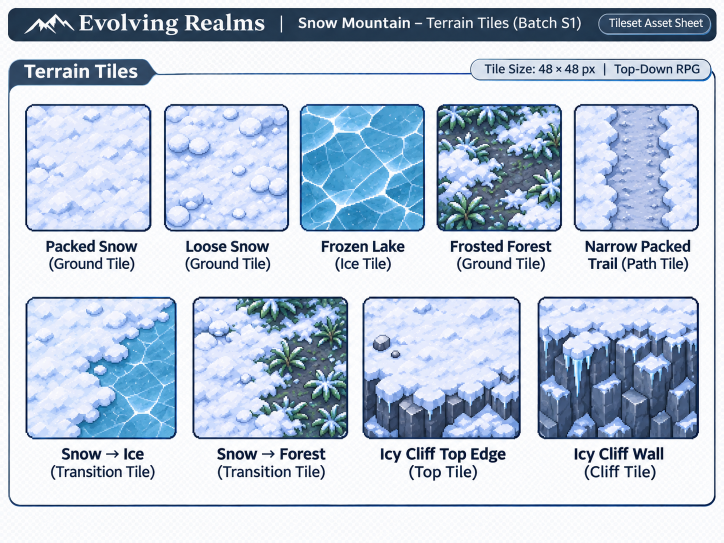
#> input picture assets/sources/EvolvingRealms_Batch_S1/terrain/S1_terrain_sheet.png, 1448 x 1086 px (shown at 1/2 size); the run also reads 1 picture not shown here
$ python build_snow_s1.py
#> lines starting #> are read from the running program, lines starting #| are printed output that depends on the picture; after the words box and inside, x2 and y2 are one past the last pixel; in counts of white or black regions, pixels touching at a corner belong together
### tools/art/sheet_tools.py
"""Small helpers for slicing AI-generated source sheets into game-ready pixel sprites.

Dev-only (Pillow, numpy, scipy). The game never runs Python: outputs are committed PNGs.
"""
from __future__ import annotations

import numpy as np
from PIL import Image, ImageFilter
from scipy import ndimage

ALPHA_CUT = 128


def load(path) -> np.ndarray:
    return np.array(Image.open(path).convert("RGBA"))


# [56 lines left out: functions components, _split_wide, cut, is_glow, not called in this run]


def foot_anchor(part: np.ndarray, glow_filter: bool) -> tuple[float, float]:
    body = part[..., 3] > ALPHA_CUT
    if glow_filter:
        body &= ~is_glow(part)
    labels, count = ndimage.label(body)
    if count > 1:  # Largest blob is the body; slash arcs and leaves are ignored.
        sizes = ndimage.sum(body, labels, range(1, count + 1))
        body = labels == (int(np.argmax(sizes)) + 1)
    ys, xs = np.nonzero(body)
    bottom = ys.max()
    low = ys >= bottom - (bottom - ys.min()) * 0.3
    return float(xs[low].mean()), float(bottom)


def downscale(part: np.ndarray, scale: float) -> Image.Image:
    """Area-average downscale on premultiplied colour, then a hard alpha edge so the
    result reads as crisp pixel art instead of a blurry painting."""
    h, w = part.shape[:2]
    size = (max(1, round(w * scale)), max(1, round(h * scale)))
    rgba = part.astype(np.float32) / 255.0
    rgba[..., :3] *= rgba[..., 3:4]
    channels = [Image.fromarray((rgba[..., i] * 255).astype(np.uint8)).resize(size, Image.BOX) for i in range(4)]
    out = np.stack([np.array(c, dtype=np.float32) / 255.0 for c in channels], axis=-1)
    alpha = out[..., 3:4]
    color = np.where(alpha > 0.001, out[..., :3] / np.maximum(alpha, 0.001), 0)
    solid = alpha[..., 0] > 0.5
    result = np.zeros(out.shape, dtype=np.uint8)
    result[..., :3] = np.clip(color * 255, 0, 255).astype(np.uint8)
    result[..., 3] = np.where(solid, 255, 0)
    image = Image.fromarray(result, "RGBA")
    sharp = image.filter(ImageFilter.UnsharpMask(radius=1, percent=60, threshold=2))
    sharp.putalpha(image.getchannel("A"))
    return sharp


# [7 lines left out: function outline, not called in this run]


def place(canvas: Image.Image, sprite: Image.Image, anchor_canvas, anchor_sprite) -> None:
    x = round(anchor_canvas[0] - anchor_sprite[0])
    y = round(anchor_canvas[1] - anchor_sprite[1])
    canvas.alpha_composite(sprite, (max(0, x), max(0, y)), (max(0, -x), max(0, -y)))


# [85 lines left out: functions split_band, defringe, split_touching, not called in this run]

### tools/art/build_snow_s1.py
"""Builds game art for Snow Mountain from Batch S1 presentation boards.

    .venv/Scripts/python.exe tools/art/build_snow_s1.py

Inputs : assets/sources/EvolvingRealms_Batch_S1 (originals, never edited; RGB boards with
         labels, panel borders and near-white backgrounds, no alpha)
Outputs: assets/game/snow/** PNGs + assets/game/snow/snow_s1_index.json (read by
         src/world/art.gd on top of art_index.json) + .tools/snow_s1_review.png (review)
Separate from build_assets.py so Batch 01/02 outputs are never regenerated.

S1 is a style proof, not an engine-ready sheet. What this script derives (documented in
docs/lands/SNOW_MOUNTAIN_STAGE_D.md): ground tiles are made seamless here (wrapped
cross-fade, variants share the base's edge band); sprite backgrounds are removed by a
flood fill from the crop border; the snow wolf has only front idle/walk, one side, one
back and a left-facing attack, so left/right/up reuse single poses and death is a
squashed, dimmed side pose. Frozen ground/scree has no S1 art and stays a placeholder.
"""
from __future__ import annotations

import json
import sys
from pathlib import Path

import numpy as np
from PIL import Image
from scipy import ndimage

sys.path.insert(0, str(Path(__file__).parent))
from sheet_tools import downscale, foot_anchor, place  # noqa: E402

ROOT = Path(__file__).resolve().parents[2]
SRC = ROOT / "assets/sources/EvolvingRealms_Batch_S1"
OUT = ROOT / "assets/game/snow"
TILE = 40
PROP_CELL = 96 # Preserve pine tip gutter and ground anchor; 80 forced a 5px downward shift.
SHEETS = {
    "terrain": SRC / "terrain/S1_terrain_sheet.png",
    "props": SRC / "props/S1_props_sheet.png",
    "shelter": SRC / "shelter/S1_shelter_sheet.png",
    "wolf": SRC / "creatures/S1_snow_wolf_sheet.png",
}
# Ground: kind -> [(box y0, x0, y1, x1), flip, weight]; boxes are inside each tile's frame.
# The first entry of a kind is its seam base; "x" = seamless horizontally only (wall faces).
GROUND = {
    "snow": [((218, 61, 453, 292), "", 8), ((218, 61, 453, 292), "h", 4), ((218, 338, 453, 568), "", 3), ((218, 338, 453, 568), "v", 2)],
    "ice": [((218, 610, 453, 840), "", 5), ((218, 610, 453, 840), "h", 3), ((218, 610, 453, 840), "v", 2)],
    "taiga": [((218, 883, 453, 1114), "", 5), ((218, 883, 453, 1114), "h", 3), ((218, 883, 453, 1114), "v", 2)],
    "trail": [((222, 1222, 450, 1322), "", 5), ((222, 1222, 450, 1322), "v", 3)],
    "cliff": [((603, 1085, 868, 1387), "", 5), ((603, 1085, 868, 1387), "h", 3)],
    "cliff_face": [((700, 735, 868, 1031), "x", 5), ((700, 735, 868, 1031), "xh", 3)],
    "floor": [((602, 645, 718, 765), "", 5), ((602, 645, 718, 765), "h", 2)],
    "timber": [((900, 772, 990, 862), "x", 5)],
}
# Props (96 px cells with pine-tip gutters): name -> (sheet, box, target width, kind, weight).
PROPS = {
    "snow_pine": ("props", (176, 105, 546, 445), 56, "pine", 5),
    "windbreak_rock": ("props", (266, 525, 525, 923), 44, "rock_snow", 3),
}
ROCK_KINDS = ["rock_snow", "rock_taiga", "rock_frozen", "rock_cliff"]
OBJECTS = {  # name -> (sheet, box, target width)
    "frozen_shrub": ("props", (683, 814, 910, 1101), 34),
    "resin_stump": ("props", (729, 323, 910, 606), 34),
    "snow_supply": ("props", (240, 988, 529, 1374), 40),
    "snow_barrel": ("shelter", (531, 1038, 615, 1118), 24),
    "snow_crate": ("shelter", (533, 1177, 615, 1267), 26),
}
PLACES = {
    "lean_to": ("shelter", (147, 27, 360, 368), 92),
    "snow_hut": ("shelter", (134, 700, 390, 979), 84),
    "fallen_pine": ("shelter", (530, 1300, 613, 1412), 44),
    "relay_locker": ("props", (240, 988, 529, 1374), 46),
    "cairn_stones": ("props", (266, 525, 525, 923), 40),
    "camp_fire": ("shelter", (669, 1156, 766, 1272), 34),
}
WOLF = {
    "scale": 0.25, "canvas": (84, 76), "anchor": (42, 69),
    "bands": {"idle": (462, 200, 655, 900), "walk": (650, 200, 845, 900), "attack": (845, 200, 1050, 900)},
    "views": {"side": (177, 712, 318, 905), "back": (149, 941, 328, 1029)},
}


def board(key: str) -> np.ndarray:
    return np.array(Image.open(SHEETS[key]).convert("RGB")).astype(np.int16)


def cut_sprite(rgb: np.ndarray, box, tol: int = 16) -> np.ndarray:
    """RGBA sprite from a board crop: the near-white background connected to the crop
    border becomes transparent (snow inside dark outlines stays), largest blob kept."""
    y0, x0, y1, x1 = box
    part = rgb[y0:y1, x0:x1]
    edge = np.concatenate([part[0], part[-1], part[:, 0], part[:, -1]])
    bg = np.median(edge, axis=0)
    near = np.abs(part - bg).max(axis=2) <= tol
    labels, _ = ndimage.label(near)
    border = set(np.unique(np.concatenate([labels[0], labels[-1], labels[:, 0], labels[:, -1]]))) - {0}
    background = np.isin(labels, list(border))
    solid = ~background
    lab, count = ndimage.label(solid)
    if count > 1:
        sizes = ndimage.sum(solid, lab, range(1, count + 1))
        big = int(np.argmax(sizes)) + 1
        keep = lab == big
        for i in range(1, count + 1):  # Keep detached parts that are not tiny specks.
            if i != big and sizes[i - 1] > sizes.max() * 0.04:
                keep |= lab == i
        solid = keep
    rgba = np.zeros(part.shape[:2] + (4,), dtype=np.uint8)
    rgba[..., :3] = part.clip(0, 255)
    rgba[..., 3] = np.where(solid, 255, 0)
    ys, xs = np.nonzero(solid)
    return rgba[ys.min():ys.max() + 1, xs.min():xs.max() + 1]


def sprite(key: str, box, width: int) -> Image.Image:
    part = cut_sprite(board(key), box)
    return downscale(part, width / part.shape[1])


def _cross(axis_len: int, band: float) -> np.ndarray:
    d = np.minimum(np.arange(axis_len), axis_len - 1 - np.arange(axis_len)) / (axis_len * band)
    d = np.clip(d, 0, 1)
    return d * d * (3 - 2 * d)


def seamless(img: np.ndarray, x_only: bool = False) -> np.ndarray:
    """Wrapped cross-fade: edges come from the half-rolled copy, so the tile repeats."""
    rolled = np.roll(img, (0 if x_only else TILE // 2, TILE // 2), axis=(0, 1))
    wx = _cross(TILE, 0.3)[None, :]
    wy = np.ones((TILE, 1)) if x_only else _cross(TILE, 0.3)[:, None]
    w = (wx * wy)[..., None]
    result = img * w + rolled * (1 - w)
    # A rolled cross-fade alone does not make opposite edge pixels agree.
    # Blend three pixel bands toward a common boundary; preserve the interior.
    for axis in ([1] if x_only else [1, 0]):
        line = (np.take(result, 0, axis=axis) + np.take(result, -1, axis=axis)) * 0.5
        for offset, strength in enumerate((1.0, 0.5, 0.2)):
            for at in (offset, TILE - 1 - offset):
                sl = [slice(None)] * 3
                sl[axis] = at
                result[tuple(sl)] = result[tuple(sl)] * (1 - strength) + line * strength
    return result


def ground_tile(key: str, box, mode: str) -> np.ndarray:
    y0, x0, y1, x1 = box
    crop = Image.fromarray(board(key)[y0:y1, x0:x1].clip(0, 255).astype(np.uint8))
    img = np.array(crop.resize((TILE, TILE), Image.BOX)).astype(np.float32)
    if "h" in mode:
        img = img[:, ::-1]
    if "v" in mode:
        img = img[::-1]
    return seamless(img, "x" in mode)


def build_ground() -> tuple[dict, Image.Image]:
    columns = max(len(v) for v in GROUND.values())
    atlas = Image.new("RGBA", (TILE * columns, TILE * len(GROUND)))
    table = {}
    edge = _cross(TILE, 0.18)
    for row, (kind, entries) in enumerate(GROUND.items()):
        base = None
        table[kind] = []
        for col, (box, mode, weight) in enumerate(entries):
            key = "shelter" if kind == "floor" or kind == "timber" else "terrain"
            img = ground_tile(key, box, mode)
            if base is None:
                base = img
            else:  # Variants share the base's edge band: any two join seamlessly.
                mask = (edge[None, :] * (np.ones((TILE, 1)) if "x" in mode else edge[:, None]))[..., None]
                img = base * (1 - mask) + img * mask
            rgba = np.dstack([img.clip(0, 255).astype(np.uint8), np.full((TILE, TILE), 255, np.uint8)])
            atlas.paste(Image.fromarray(rgba, "RGBA"), (col * TILE, row * TILE))
            table[kind].append([col, row, weight])
    return table, atlas


def shadow(width: int, height: int, alpha: int = 70) -> Image.Image:
    ys, xs = np.mgrid[0:height, 0:width]
    inside = ((xs + 0.5 - width / 2) / (width / 2)) ** 2 + ((ys + 0.5 - height / 2) / (height / 2)) ** 2 <= 1
    a = np.zeros((height, width, 4), dtype=np.uint8)
    a[..., 3] = np.where(inside, alpha, 0)
    return Image.fromarray(a, "RGBA")


def build_props() -> tuple[dict, Image.Image]:
    names = list(PROPS)
    atlas = Image.new("RGBA", (PROP_CELL * len(names), PROP_CELL))
    table = {"atlas": "snow/props.png", "cell": PROP_CELL}
    for i, name in enumerate(names):
        key, box, width, kind, weight = PROPS[name]
        spr = sprite(key, box, width)
        cell = Image.new("RGBA", (PROP_CELL, PROP_CELL))
        bottom = PROP_CELL // 2 + TILE // 2 - (2 if kind.startswith("rock") else 4)
        sh = shadow(int(spr.width * 0.85), max(6, spr.width // 3))
        cell.alpha_composite(sh, ((PROP_CELL - sh.width) // 2 + 3, bottom - sh.height + 3))
        cell.alpha_composite(spr, ((PROP_CELL - spr.width) // 2, max(0, bottom - spr.height)))
        atlas.paste(cell, (i * PROP_CELL, 0))
        kinds = ROCK_KINDS if kind == "rock_snow" else [kind]
        for k in kinds:
            table.setdefault(k, []).append([i, weight])
    return table, atlas


def frames_in(rgb: np.ndarray, band) -> list:
    """Frames of one animation row: background removed, blobs sorted by x."""
    y0, x0, y1, x1 = band
    part = cut_sprite_multi(rgb, band)
    labels, count = ndimage.label(part[..., 3] > 0)
    out = []
    for sl in ndimage.find_objects(labels):
        if (sl[0].stop - sl[0].start) * (sl[1].stop - sl[1].start) < 3000:
            continue
        frame = part[sl].copy()
        out.append((sl[1].start, frame))
    return [f for _, f in sorted(out, key=lambda t: t[0])]


def cut_sprite_multi(rgb: np.ndarray, band, tol: int = 16) -> np.ndarray:
    y0, x0, y1, x1 = band
    part = rgb[y0:y1, x0:x1]
    edge = np.concatenate([part[0], part[-1], part[:, 0], part[:, -1]])
    bg = np.median(edge, axis=0)
    near = np.abs(part - bg).max(axis=2) <= tol
    labels, _ = ndimage.label(near)
    border = set(np.unique(np.concatenate([labels[0], labels[-1], labels[:, 0], labels[:, -1]]))) - {0}
    solid = ~np.isin(labels, list(border))
    solid = ndimage.binary_opening(solid, iterations=1)
    lab, count = ndimage.label(solid)
    sizes = ndimage.sum(solid, lab, range(1, count + 1)) if count else []
    for i, size in enumerate(sizes, start=1):  # Drop numbers, rules and specks.
        if size < 2500:
            solid[lab == i] = False
    rgba = np.zeros(part.shape[:2] + (4,), dtype=np.uint8)
    rgba[..., :3] = part.clip(0, 255)
    rgba[..., 3] = np.where(solid, 255, 0)
    return rgba


def build_wolf() -> tuple[dict, Image.Image]:
    rgb = board("wolf")
    rows = {name: frames_in(rgb, band) for name, band in WOLF["bands"].items()}
    views = {name: cut_sprite(rgb, box) for name, box in WOLF["views"].items()}
    scale = WOLF["scale"]
    w, h = WOLF["canvas"]
    frames, anims = [], {}

    def add(part: np.ndarray, flip: bool = False, squash: bool = False) -> int:
        ax, ay = foot_anchor(part, False)
        spr = downscale(part, scale)
        anchor = (ax * scale, ay * scale)
        if flip:
            spr = spr.transpose(Image.FLIP_LEFT_RIGHT)
            anchor = (spr.width - anchor[0], anchor[1])
        if squash:  # Derived death pose: the side view collapsed and dimmed.
            spr = spr.resize((spr.width, max(1, int(spr.height * 0.55))), Image.NEAREST)
            arr = np.array(spr).astype(np.float32)
            arr[..., :3] *= 0.75
            spr = Image.fromarray(arr.clip(0, 255).astype(np.uint8), "RGBA")
            anchor = (anchor[0], spr.height - 1)
        canvas = Image.new("RGBA", (w, h))
        place(canvas, spr, WOLF["anchor"], anchor)
        frames.append(canvas)
        return len(frames) - 1

    idle = [add(f) for f in rows["idle"][:4]]
    walk = [add(f) for f in rows["walk"][:4]]
    attack_l = [add(f) for f in rows["attack"][:3]]
    attack_r = [add(f, flip=True) for f in rows["attack"][:3]]
    side_r = add(views["side"])
    side_l = add(views["side"], flip=True)
    back = add(views["back"])
    dead_r = add(views["side"], squash=True)
    dead_l = add(views["side"], flip=True, squash=True)
    anims.update({"idle_down": idle, "walk_down": walk, "attack_down": attack_l, "hit_down": idle[:1], "death_down": [dead_r],
                  "idle_right": [side_r], "walk_right": [side_r], "attack_right": attack_r, "hit_right": [side_r], "death_right": [dead_r],
                  "idle_left": [side_l], "walk_left": [side_l], "attack_left": attack_l, "hit_left": [side_l], "death_left": [dead_l],
                  "idle_up": [back], "walk_up": [back], "attack_up": [back], "hit_up": [back], "death_up": [dead_r]})
    columns = 8
    atlas = Image.new("RGBA", (w * columns, h * ((len(frames) + columns - 1) // columns)))
    for i, frame in enumerate(frames):
        atlas.paste(frame, ((i % columns) * w, (i // columns) * h))
    counts = {k: len(v) for k, v in rows.items()}
    return {"sheet": "snow/snow_wolf.png", "frame": [w, h], "columns": columns, "anchor": list(WOLF["anchor"]), "anims": anims, "source_frames": counts}, atlas


def save(image: Image.Image, relative: str) -> None:
    path = OUT.parent / relative
    path.parent.mkdir(parents=True, exist_ok=True)
    image.save(path, optimize=True)


def main() -> None:
    ground, ground_atlas = build_ground()
#> in build_ground, `atlas = Image.new("RGBA", (TILE * columns, TILE * len(GROUND)))`: atlas: PIL image 160x320 RGBA; every value is 0
#> in build_ground, `atlas.paste(Image.fromarray(rgba, "RGBA"), (col * TILE, row * TILE))`:
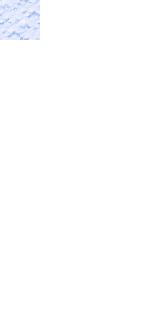
#> atlas: PIL image 160x320 RGBA; mean R, G, B, A 6.8, 7.1, 7.9, 8; transparent parts drawn white
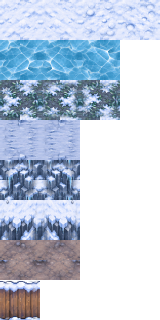
#> ground_atlas: PIL image 160x320 RGBA; mean R, G, B, A 88.9, 100.9, 117.2, 151.4; transparent parts drawn white
    save(ground_atlas, "snow/ground.png")
    props, props_atlas = build_props()
#> in build_props, `atlas = Image.new("RGBA", (PROP_CELL * len(names), PROP_CELL))`: atlas: PIL image 192x96 RGBA; every value is 0
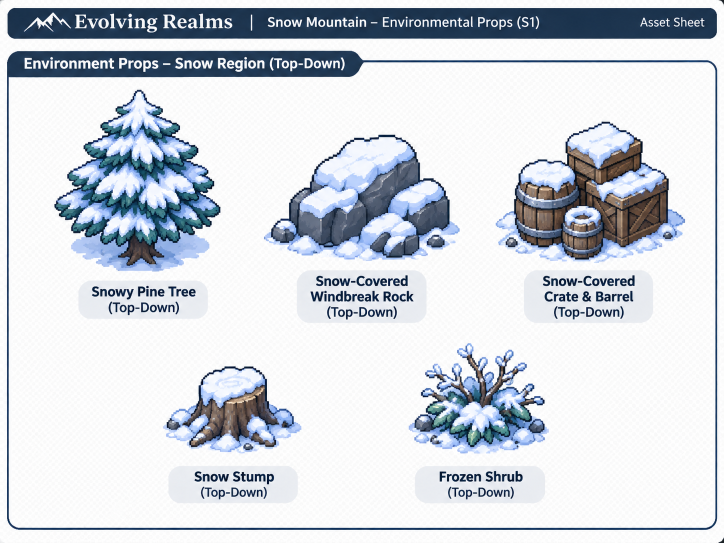
#> input picture assets/sources/EvolvingRealms_Batch_S1/props/S1_props_sheet.png, 1448 x 1086 px (shown at 1/2 size)
#> in cut_sprite, `near = np.abs(part - bg).max(axis=2) <= tol`:
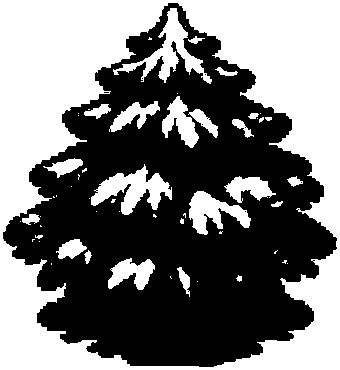
#> near: shape (370, 340) bool; 48% white; 57 white regions (33 under 20 px), largest, box (x1, y1, x2, y2) and area: (0, 0, 340, 370) 49733, (113, 8, 212, 84) 1870, (91, 164, 172, 215) 1855
#> in cut_sprite, `labels, _ = ndimage.label(near)`:
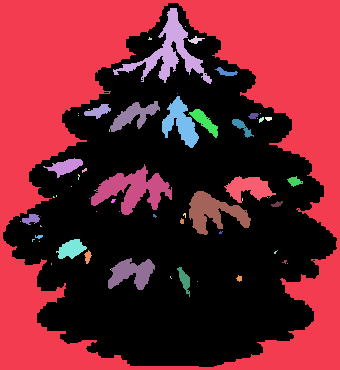
#> labels: shape (370, 340) int32; 70 distinct labels, from 0 to 69; one colour per label, 0 black
#> in cut_sprite, `background = np.isin(labels, list(border))`: background: shape (370, 340) bool; 39.5% white; 1 white region, box (x1, y1, x2, y2) and area: (0, 0, 340, 370) 49733
#> in cut_sprite, `lab, count = ndimage.label(solid)`:
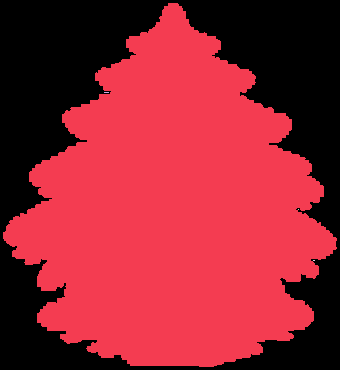
#> lab: shape (370, 340) int32; 5 distinct labels, from 0 to 4; one colour per label, 0 black
#> in cut_sprite, `keep = lab == big`: keep: shape (370, 340) bool; 60.5% white; 1 black region, box (x1, y1, x2, y2) and area: (0, 0, 340, 370) 49741
#> in downscale, `solid = alpha[..., 0] > 0.5`: solid: shape (61, 56) bool; 63.1% white; 4 black regions, box (x1, y1, x2, y2) and area: (0, 0, 27, 38) 500, (30, 0, 56, 39) 450, (0, 40, 21, 61) 173, (37, 42, 56, 61) 139
#> in downscale, `sharp = image.filter(ImageFilter.UnsharpMask(radius=1, percent=60, thr..`:
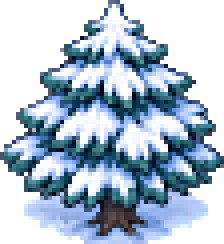
#> sharp: PIL image 56x61 RGBA (shown 4 times larger); mean R, G, B, A 83.6, 101.7, 119.9, 160.8; transparent parts drawn white
#> in build_props, `cell = Image.new("RGBA", (PROP_CELL, PROP_CELL))`: cell: PIL image 96x96 RGBA; every value is 0
    save(props_atlas, "snow/props.png")
    wolf, wolf_atlas = build_wolf()
#> in cut_sprite_multi, `edge = np.concatenate([part[0], part[-1], part[:, 0], part[:, -1]])`: edge = 1786 rows, first 8: [29, 54, 77], [31, 54, 77], [31, 52, 77], [31, 53, 76], [30, 52, 74], [29, 51, 73], [30, 52, 73], [29, 52, 74]
#> in cut_sprite_multi, `bg = np.median(edge, axis=0)`: bg = [251, 251, 252]
#> in cut_sprite_multi, `border = set(np.unique(np.concatenate([labels[0], labels[-1], labels[:..`: border = 12 items
#> in cut_sprite_multi, `lab, count = ndimage.label(solid)`: count = 10
#> in cut_sprite_multi, `sizes = ndimage.sum(solid, lab, range(1, count + 1)) if count else []`: sizes = [2794, 7396, 7595, 7457, 7422, 376, 384, 381, 379, 2283]
#> the loop in cut_sprite_multi, `for i, size in enumerate(sizes, start=1):` made 10 passes
#> size on passes 1 to 10: 2794, 7396, 7595, 7457, 7422, 376, 384, 381, 379, 2283
#> in frames_in, `labels, count = ndimage.label(part[..., 3] > 0)`: count = 5
#> the loop in frames_in, `for sl in ndimage.find_objects(labels):` made 5 passes
#> after the loop in frames_in, `for sl in ndimage.find_objects(labels):`: out = 4 items
#> in cut_sprite_multi (call 2), `edge = np.concatenate([part[0], part[-1], part[:, 0], part[:, -1]])`: edge = 1790 rows, first 8: [255, 255, 255], [255, 255, 255], [255, 255, 255], [255, 255, 255], [255, 255, 255], [255, 255, 255], [255, 255, 255], [255, 255, 255]
#> the loop in cut_sprite_multi (call 2), `for i, size in enumerate(sizes, start=1):` made 10 passes
#> size on passes 1 to 10: 2300, 7502, 7487, 7386, 7557, 383, 374, 377, 365, 2308
#> the loop in frames_in (call 2), `for sl in ndimage.find_objects(labels):` made 4 passes
#> in cut_sprite_multi (call 3), `edge = np.concatenate([part[0], part[-1], part[:, 0], part[:, -1]])`: edge = 1810 rows, first 8: [254, 254, 254], [254, 254, 254], [254, 254, 254], [253, 253, 253], [254, 254, 254], [255, 255, 255], [254, 254, 254], [255, 255, 255]
#> in cut_sprite (call 3), `edge = np.concatenate([part[0], part[-1], part[:, 0], part[:, -1]])`: edge = 668 rows, first 8: [253, 254, 254], [253, 253, 253], [253, 253, 253], [252, 252, 252], [250, 250, 251], [250, 250, 250], [251, 251, 251], [250, 250, 250]
#> in cut_sprite (call 4), `edge = np.concatenate([part[0], part[-1], part[:, 0], part[:, -1]])`: edge = 534 rows, first 8: [255, 255, 255], [254, 254, 254], [251, 251, 251], [252, 251, 251], [252, 252, 252], [252, 252, 252], [253, 252, 252], [252, 252, 252]
    save(wolf_atlas, "snow/snow_wolf.png")
    objects, places = {}, {}
    for group, specs, table in (("objects", OBJECTS, objects), ("places", PLACES, places)):
        for name, (key, box, width) in specs.items():
            spr = sprite(key, box, width)
            save(spr, f"snow/{group}/{name}.png")
            table[name] = {"texture": f"snow/{group}/{name}.png", "size": [spr.width, spr.height]}
    index = {
        "build_revision": 2, "version": 1, "batch": "EvolvingRealms_Batch_S1", "tile_px": TILE,
        "ground": {"atlas": "snow/ground.png", "kinds": ground},
        "props": props, "objects": objects, "places": places, "characters": {"snow_wolf": wolf},
        "mapping": {
            "objects": {"by_visual": {"ration_shrub": "frozen_shrub", "resin_seam": "resin_stump", "water_cache": "snow_barrel"}},
            "places": {"by_visual": {"lee_shelter": "lean_to", "relay_outpost": "snow_hut", "fallen_pine": "fallen_pine",
                                     "relay_locker": "relay_locker", "cairn": "cairn_stones", "bell": "snow_hut"}},
            "creatures": {"snow_wolf": "snow_wolf"},
        },
        "placeholders": ["frozen ground (no S1 tile)", "bell (no S1 art: summit bell drawn as the S1 snow hut)", "rime hare (uses rabbit)", "bellback sentinel (token)",
                         "snow wolf left/right/up are single poses; death is derived"],
    }
    (OUT / "snow_s1_index.json").write_text(json.dumps(index, indent=1), encoding="utf-8")
    # Review sheet for a human: every built piece on a mid-grey background, 2x.
    review = Image.new("RGBA", (900, 520), (96, 104, 116, 255))
    review.alpha_composite(ground_atlas.resize((ground_atlas.width * 2, ground_atlas.height * 2), Image.NEAREST), (8, 8))
    review.alpha_composite(props_atlas.resize((props_atlas.width * 2, props_atlas.height * 2), Image.NEAREST), (360, 8))
    review.alpha_composite(wolf_atlas, (360, 180))
    x = 8
    for name, entry in list(objects.items()) + list(places.items()):
        spr = Image.open(OUT.parent / entry["texture"])
        if x + spr.width > 890:
            break
        review.alpha_composite(spr, (x, 420))
        x += spr.width + 8
#> x = 50
    review.save(ROOT / ".tools/snow_s1_review.png")  # Review only; never a runtime asset.
    print("wrote", OUT / "snow_s1_index.json", "wolf source frames", wolf["source_frames"])


if __name__ == "__main__":
    main()
